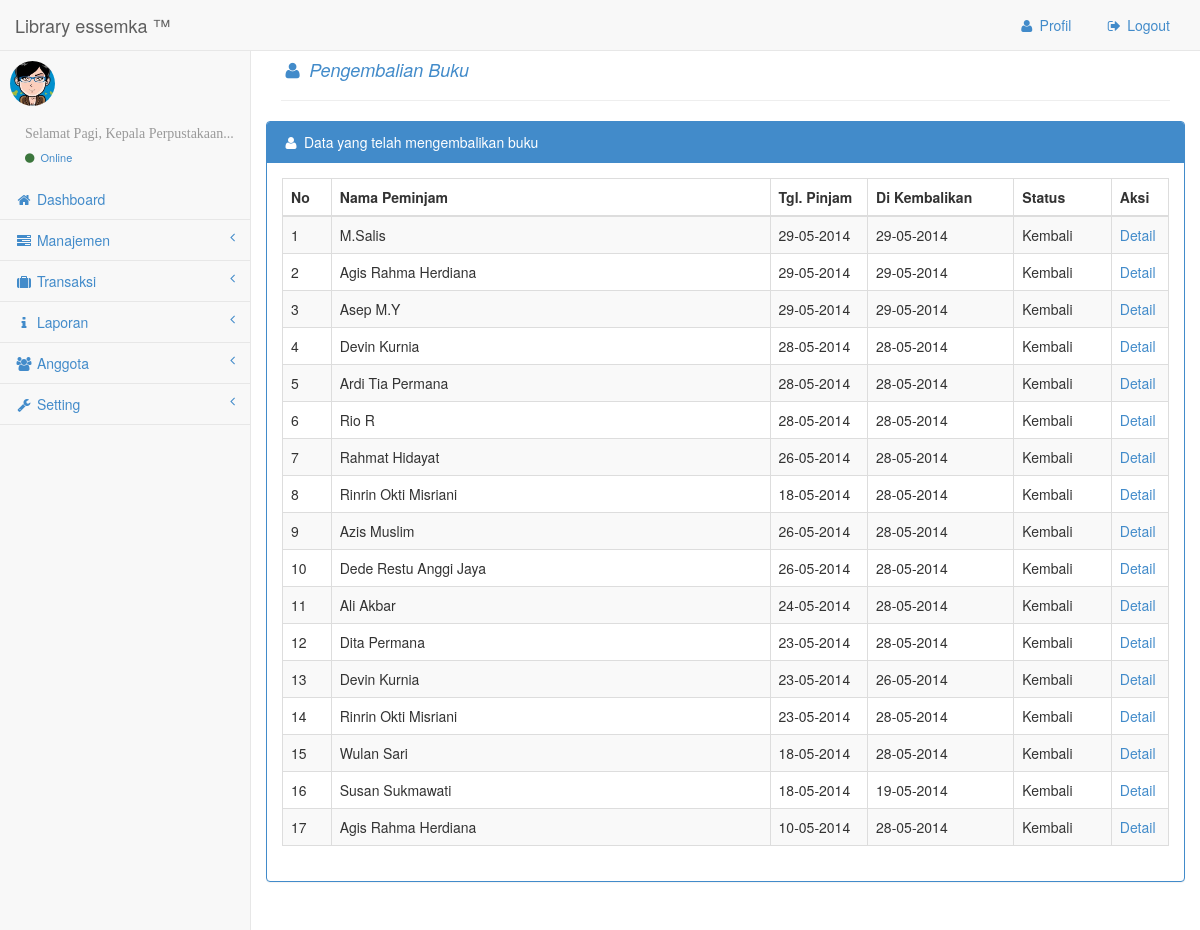
The app's page /administrator/media.php?module=kembali (signed in) with its own data.
### tables this page shows
CREATE TABLE IF NOT EXISTS `transaksi_pinjam` (
  `id_transaksi` int(5) NOT NULL AUTO_INCREMENT,
  `kode_pinjam` varchar(10) NOT NULL,
  `id_buku` int(5) NOT NULL,
  `id_anggota` int(4) NOT NULL,
  `kode_buku` varchar(15) NOT NULL,
  `pegawai` varchar(50) NOT NULL,
  `tgl_pinjam` varchar(20) NOT NULL,
  `tgl_kembali` varchar(20) NOT NULL,
  `dikembalikan` varchar(20) NOT NULL,
  `status` varchar(20) NOT NULL,
  PRIMARY KEY (`id_transaksi`)
);

CREATE TABLE IF NOT EXISTS `anggota` (
  `id_anggota` int(4) NOT NULL AUTO_INCREMENT,
  `no_anggota` varchar(20) NOT NULL,
  `nama` varchar(150) NOT NULL,
  `jk` enum('L','P') NOT NULL DEFAULT 'L',
  `kelas` varchar(20) NOT NULL,
  `alamat` varchar(250) NOT NULL,
  `email` varchar(100) NOT NULL,
  `telpon` varchar(15) NOT NULL,
  `meminjam` int(5) NOT NULL DEFAULT '0',
  `terlambat` int(5) NOT NULL,
  PRIMARY KEY (`id_anggota`)
);

### administrator/modul/mod_laporan/kembali.php (the view, shortened to what this page needs)
<?php
 if (empty($_SESSION['username']) AND empty($_SESSION['passuser'])){
  echo "<link href='style.css' rel='stylesheet' type='text/css'>
 <center>Untuk mengakses modul, Anda harus login <br>";
  echo "<a href=../../index.php><b>LOGIN</b></a></center>";
}
else{
switch($_GET[act]){
  default:
  $tampil = mysql_query("SELECT * FROM transaksi_pinjam,anggota WHERE transaksi_pinjam.id_anggota=anggota.id_anggota AND status='kembali' ORDER BY id_transaksi DESC");
    echo "<div class='row'>
 <div class='col-lg-12'>
<h4><p class='text-primary'><em><i class='fa fa-user fa-fw'></i> Pengembalian Buku</em></p></h4><hr>
 </div><br />
<div class='row'>
<div class='col-lg-12'>
<div class='panel panel-primary'>
<div class='panel-heading'>
 <i class='fa fa-user fa-fw'></i> Data yang telah mengembalikan buku
</div>
<div class='panel-body'>
<div class='table-responsive'>
 <table class='table table-striped table-bordered table-hover' id='dataTables-example'>
<thead>
                    <tr>
                    <th>No</th>
                    <th>Nama Peminjam</th>
                    <th>Tgl. Pinjam</th>
                    <th>Di Kembalikan</th>
                    <th>Status</th>
                    <th>Aksi</th>
                    </tr>
</thead>
<tbody>";
   $no=1;
    while ($r=mysql_fetch_array($tampil)){
       echo "<tr>
                 <td width='5%'>$no</td>
                 <td width='45%'>$r[nama]</td>
                 <td width='10%'>$r[tgl_pinjam]</td>
                 <td width='15%'>$r[dikembalikan]</td>";
       echo "<td width='10%'>$r[status]</td>
             <td width='5%'><a href=?module=kembali&act=detail&id=$r[id_transaksi]>Detail</a> </td>
		        </tr>";
              $no++;
    }
    echo "</tbody></table></div></div></div></div>";
    break;
}
}
?>

### administrator/css/sb-admin.css (style rules this page uses)
body { padding-top: 100px; background-color: #f8f8f8; }
@media (min-width:768px) { body { padding-top: 50px; } }

### records on screen
transaksi_pinjam: id_anggota.nama "M.Salis", tgl_pinjam "29-05-2014", dikembalikan "29-05-2014", status "Kembali"
transaksi_pinjam: id_anggota.nama "Agis Rahma Herdiana", tgl_pinjam "29-05-2014", dikembalikan "29-05-2014", status "Kembali"
transaksi_pinjam: id_anggota.nama "Asep M.Y", tgl_pinjam "29-05-2014", dikembalikan "29-05-2014", status "Kembali"
transaksi_pinjam: id_anggota.nama "Devin Kurnia", tgl_pinjam "28-05-2014", dikembalikan "28-05-2014", status "Kembali"
transaksi_pinjam: id_anggota.nama "Ardi Tia Permana", tgl_pinjam "28-05-2014", dikembalikan "28-05-2014", status "Kembali"
transaksi_pinjam: id_anggota.nama "Rio R", tgl_pinjam "28-05-2014", dikembalikan "28-05-2014", status "Kembali"
transaksi_pinjam: id_anggota.nama "Rahmat Hidayat", tgl_pinjam "26-05-2014", dikembalikan "28-05-2014", status "Kembali"
transaksi_pinjam: id_anggota.nama "Rinrin Okti Misriani", tgl_pinjam "18-05-2014", dikembalikan "28-05-2014", status "Kembali"
transaksi_pinjam: id_anggota.nama "Azis Muslim", tgl_pinjam "26-05-2014", dikembalikan "28-05-2014", status "Kembali"
transaksi_pinjam: id_anggota.nama "Dede Restu Anggi Jaya", tgl_pinjam "26-05-2014", dikembalikan "28-05-2014", status "Kembali"
transaksi_pinjam: id_anggota.nama "Ali Akbar", tgl_pinjam "24-05-2014", dikembalikan "28-05-2014", status "Kembali"
transaksi_pinjam: id_anggota.nama "Dita Permana", tgl_pinjam "23-05-2014", dikembalikan "28-05-2014", status "Kembali"
transaksi_pinjam: id_anggota.nama "Devin Kurnia", tgl_pinjam "23-05-2014", dikembalikan "26-05-2014", status "Kembali"
transaksi_pinjam: id_anggota.nama "Rinrin Okti Misriani", tgl_pinjam "23-05-2014", dikembalikan "28-05-2014", status "Kembali"
transaksi_pinjam: id_anggota.nama "Wulan Sari", tgl_pinjam "18-05-2014", dikembalikan "28-05-2014", status "Kembali"
transaksi_pinjam: id_anggota.nama "Susan Sukmawati", tgl_pinjam "18-05-2014", dikembalikan "19-05-2014", status "Kembali"
transaksi_pinjam: id_anggota.nama "Agis Rahma Herdiana", tgl_pinjam "10-05-2014", dikembalikan "28-05-2014", status "Kembali"
